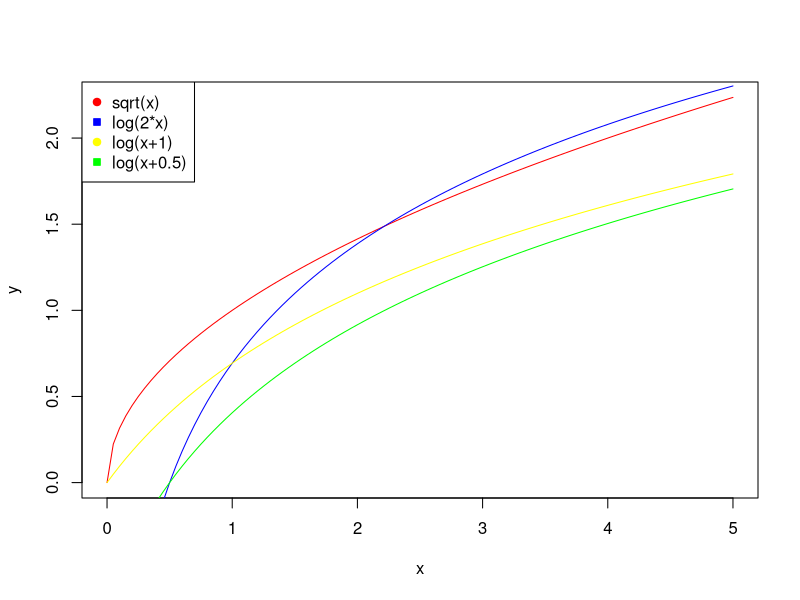

Write R code to recreate this figure.
curve( sqrt(x)
       , from = 0
       , to = 5
       , col = "red" # colors the outline of hollow symbol pch=21
       , xlab = "x"
       , ylab = "y"
)
curve( log(2*x)
       , from = 0
       , to = 5
       , col = "blue"
       , add = TRUE
)
curve( log(x+1)
       , from = 0
       , to = 5
       , col = "yellow"
       , add = TRUE
)
curve( log(x+0.5)
       , from = 0
       , to = 5
       , col = "green"
       , add = TRUE
)
legend( "topleft"
        , legend = c("sqrt(x)", "log(2*x)", "log(x+1)", "log(x+0.5)"),
        , col = c("red", "blue", "yellow", "green"), 
        , pt.bg = c("red","blue", "yellow", "green")
        , pch = c(21,22)
)

0.2 + 0.16*log(2*5/1)
0.16 * log((5+0.5*1)/1)
0.2 + 0.16*log((5 + 1)/1)
0.2 + 0.16*sqrt(5/1)
